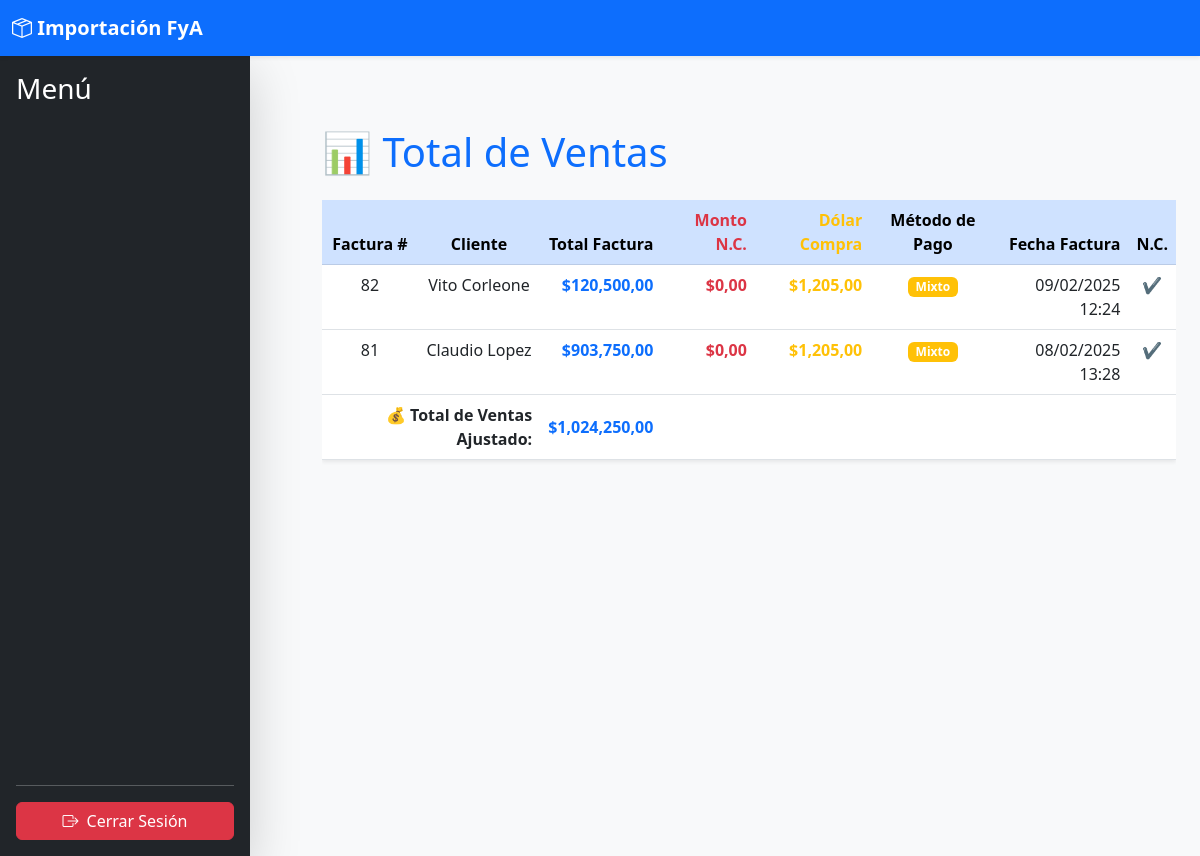
/facturacion/total-ventas/, run on the app's committed database.
### facturacion/models.py (models this page shows, shortened)
class Factura(models.Model):
    cliente = models.ForeignKey(Cliente, on_delete=models.CASCADE, related_name='facturas')
    fecha = models.DateTimeField(auto_now_add=True)
    dolar_venta = models.DecimalField(max_digits=10, decimal_places=2, default=0)  # Dólar al momento de la venta
    pago_pesos = models.DecimalField(max_digits=10, decimal_places=2, default=0)  # Monto en pesos
    pago_dolares = models.DecimalField(max_digits=10, decimal_places=2, default=0)  # Monto en dólares
    metodo_pago = models.CharField(
        max_length=20,
        choices=[
            ('pesos', 'Pesos'),
            ('dolares', 'Dólares'),
            ('mixto', 'Mixto')
        ],
        default='pesos'
    )
    total = models.DecimalField(max_digits=10, decimal_places=2, default=0)
    vuelto = models.DecimalField(max_digits=10, decimal_places=2, default=0)
    observaciones = models.TextField(blank=True, null=True)  # Nuevo campo agregado
    vuelto_entregado = models.BooleanField(default=False, verbose_name="¿Vuelto entregado?")  # ✅ Nuevo campo

### accounts/models.py (models this page shows, shortened)
class Cliente(models.Model):
    id = models.AutoField(primary_key=True)
    nombre = models.CharField(max_length=100)
    apellido = models.CharField(max_length=100)
    email = models.EmailField(unique=True)
    telefono = models.CharField(max_length=15, blank=True, null=True)
    direccion = models.TextField(blank=True, null=True)
    notas = models.TextField(blank=True, null=True)
    fecha_registro = models.DateTimeField(default=now)

### facturacion/views.py (the view)
# urls.py: path('total-ventas/', views.total_ventas, name='total_ventas'),
def total_ventas(request):
    page_number = request.GET.get('page', 1)  # Página actual, por defecto 1
    facturas_query = Factura.objects.annotate(
        tiene_nc=Case(
            When(notacredito__isnull=False, then=Value(True)),
            default=Value(False),
            output_field=BooleanField()
        ),
        monto_nc=Sum('notacredito__monto', default=0)
    ).order_by('-fecha')
    for factura in facturas_query:
        if factura.pago_pesos > 0 and factura.pago_dolares > 0:
            factura.metodo_pago = "Mixto"
        elif factura.pago_dolares > 0:
            factura.metodo_pago = "Dólares"
        else:
            factura.metodo_pago = "Pesos"
    paginator = Paginator(facturas_query, 10)
    facturas_paginadas = paginator.get_page(page_number)
    total_ventas_ajustado = Factura.objects.aggregate(
        total_ventas=Sum('total', default=0),
        total_nc=Sum('notacredito__monto', default=0)
    )
    total_ventas = total_ventas_ajustado["total_ventas"] - total_ventas_ajustado["total_nc"]
    return render(request, "facturacion/total_ventas.html", {
        "facturas": facturas_paginadas,  # 🔹 Ahora es un objeto paginado
        "total_ventas": total_ventas,
    })

### facturacion/templates/facturacion/total_ventas.html (shortened to what this page needs)
{% extends 'core/base.html' %}
{% load humanize %}
{% block content %}
<div class="container mt-5">
    <h1 class="mb-4 text-primary text-left">📊 Total de Ventas</h1>
    <div class="table-responsive">
        <table class="table table-hover shadow-sm">
            <thead class="table-primary text-center">
                <tr>
                    <th>Factura #</th>
                    <th>Cliente</th>
                    <th class="text-end">Total Factura</th>
                    <th class="text-end text-danger">Monto N.C.</th>
                    <th class="text-end text-warning">Dólar Compra</th>
                    <th class="text-center">Método de Pago</th>
                    <th class="text-end">Fecha Factura</th>
                    <th class="text-center">N.C.</th>
                </tr>
            </thead>
            <tbody>
                {% for factura in facturas %}
                    <tr class="text-center">
                        <td>{{ factura.id }}</td>
                        <td>{{ factura.cliente.nombre }} {{ factura.cliente.apellido }}</td>
                        <td class="text-end text-primary fw-bold">${{ factura.total|floatformat:2|intcomma }}</td>
                        <td class="text-end text-danger fw-bold">
                            {% if factura.tiene_nc %}
                                - ${{ factura.monto_nc|floatformat:2|intcomma }}
                            {% else %}
                                $0,00
                            {% endif %}
                        </td>
                        <td class="text-end text-warning fw-bold">${{ factura.dolar_venta|floatformat:2|intcomma }}</td>
                        <td class="text-center">
                            {% if factura.metodo_pago == "Pesos" %}
                                <span class="badge bg-primary">Pesos</span>
                            {% elif factura.metodo_pago == "Dólares" %}
                                <span class="badge bg-success">Dólares</span>
                            {% else %}
                                <span class="badge bg-warning">Mixto</span>
                            {% endif %}
                        </td>
                        <td class="text-end">{{ factura.fecha|date:"d/m/Y H:i" }}</td>
                        <td class="text-center">
                            {% if factura.tiene_nc %}
                                <span class="text-danger" title="Tiene Nota de Crédito">📝</span>
                            {% else %}
                                <span class="text-success" title="No tiene Nota de Crédito">✔</span>
                            {% endif %}
                        </td>
                    </tr>
                {% empty %}
                    <tr>
                        <td colspan="8" class="text-center text-muted py-3">No hay facturas registradas.</td>
                    </tr>
                {% endfor %}
            </tbody>
            <tfoot>
                <tr class="bg-light fw-bold text-center">
                    <td colspan="2" class="text-end">💰 Total de Ventas Ajustado:</td>
                    <td class="text-end text-primary">${{ total_ventas|floatformat:2|intcomma }}</td>
                    <td colspan="5"></td>
                </tr>
            </tfoot>
        </table>
    </div>
</div>
{% endblock %}

### data on the page
Factura: id "82", cliente.nombre "Vito", cliente.apellido "Corleone", total "120,500,00", shows "$0,00", dolar_venta "1,205,00", metodo_pago "Mixto", fecha "09/02/2025 12:24"
Factura: id "81", cliente.nombre "Claudio", cliente.apellido "Lopez", total "903,750,00", shows "$0,00", dolar_venta "1,205,00", metodo_pago "Mixto", fecha "08/02/2025 13:28"

### other printed values
{{ total_ventas|floatformat:2|intcomma }} "1,024,250,00"
